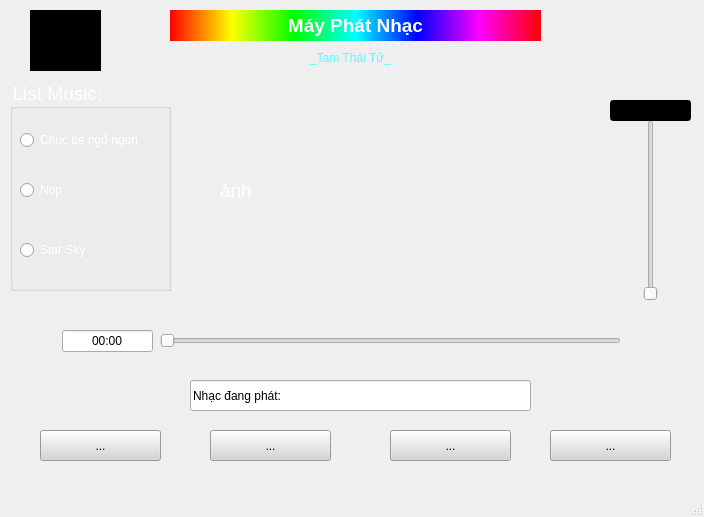
<?xml version="1.0" encoding="UTF-8"?>
<ui version="4.0">
 <class>MainWindow</class>
 <widget class="QMainWindow" name="MainWindow">
  <property name="geometry">
   <rect>
    <x>0</x>
    <y>0</y>
    <width>704</width>
    <height>517</height>
   </rect>
  </property>
  <property name="windowTitle">
   <string>Máy Phát Nhạc</string>
  </property>
  <widget class="QWidget" name="centralwidget">
   <widget class="QLabel" name="label">
    <property name="geometry">
     <rect>
      <x>220</x>
      <y>80</y>
      <width>311</width>
      <height>221</height>
     </rect>
    </property>
    <property name="font">
     <font>
      <pointsize>14</pointsize>
     </font>
    </property>
    <property name="styleSheet">
     <string notr="true">color: rgb(255, 255, 255);</string>
    </property>
    <property name="text">
     <string>ảnh</string>
    </property>
   </widget>
   <widget class="QLineEdit" name="lineEditThongBao">
    <property name="geometry">
     <rect>
      <x>190</x>
      <y>380</y>
      <width>341</width>
      <height>31</height>
     </rect>
    </property>
    <property name="font">
     <font>
      <pointsize>9</pointsize>
     </font>
    </property>
    <property name="text">
     <string>Nhạc đang phát:</string>
    </property>
   </widget>
   <widget class="QSlider" name="verticalSlider">
    <property name="geometry">
     <rect>
      <x>640</x>
      <y>120</y>
      <width>22</width>
      <height>181</height>
     </rect>
    </property>
    <property name="orientation">
     <enum>Qt::Vertical</enum>
    </property>
   </widget>
   <widget class="QGroupBox" name="groupBox">
    <property name="geometry">
     <rect>
      <x>10</x>
      <y>80</y>
      <width>161</width>
      <height>211</height>
     </rect>
    </property>
    <property name="font">
     <font>
      <pointsize>14</pointsize>
     </font>
    </property>
    <property name="styleSheet">
     <string notr="true">color: rgb(255, 255, 255);</string>
    </property>
    <property name="title">
     <string>List Music:</string>
    </property>
    <widget class="QRadioButton" name="radioButtonBai1">
     <property name="geometry">
      <rect>
       <x>10</x>
       <y>50</y>
       <width>141</width>
       <height>20</height>
      </rect>
     </property>
     <property name="font">
      <font>
       <pointsize>9</pointsize>
      </font>
     </property>
     <property name="styleSheet">
      <string notr="true">color: rgb(255, 255, 255);</string>
     </property>
     <property name="text">
      <string>Chúc bé ngủ ngon</string>
     </property>
    </widget>
    <widget class="QRadioButton" name="radioButtonBai2">
     <property name="geometry">
      <rect>
       <x>10</x>
       <y>100</y>
       <width>95</width>
       <height>20</height>
      </rect>
     </property>
     <property name="font">
      <font>
       <pointsize>9</pointsize>
      </font>
     </property>
     <property name="styleSheet">
      <string notr="true">color: rgb(255, 255, 255);</string>
     </property>
     <property name="text">
      <string>Nop</string>
     </property>
    </widget>
    <widget class="QRadioButton" name="radioButtonBai3">
     <property name="geometry">
      <rect>
       <x>10</x>
       <y>160</y>
       <width>95</width>
       <height>20</height>
      </rect>
     </property>
     <property name="font">
      <font>
       <pointsize>9</pointsize>
      </font>
     </property>
     <property name="styleSheet">
      <string notr="true">color: rgb(255, 255, 255);</string>
     </property>
     <property name="text">
      <string>Star Sky</string>
     </property>
    </widget>
   </widget>
   <widget class="QLabel" name="label_2">
    <property name="geometry">
     <rect>
      <x>170</x>
      <y>10</y>
      <width>371</width>
      <height>31</height>
     </rect>
    </property>
    <property name="font">
     <font>
      <pointsize>14</pointsize>
      <weight>75</weight>
      <bold>true</bold>
     </font>
    </property>
    <property name="styleSheet">
     <string notr="true">background-color: qlineargradient(spread:pad, x1:0, y1:0, x2:1, y2:0, stop:0 rgba(255, 0, 0, 255), stop:0.166 rgba(255, 255, 0, 255), stop:0.333 rgba(0, 255, 0, 255), stop:0.5 rgba(0, 255, 255, 255), stop:0.666 rgba(0, 0, 255, 255), stop:0.833 rgba(255, 0, 255, 255), stop:1 rgba(255, 0, 0, 255));
color: rgb(255, 255, 255);</string>
    </property>
    <property name="text">
     <string>Máy Phát Nhạc</string>
    </property>
    <property name="alignment">
     <set>Qt::AlignCenter</set>
    </property>
   </widget>
   <widget class="QLineEdit" name="lineEditVolume">
    <property name="geometry">
     <rect>
      <x>610</x>
      <y>100</y>
      <width>81</width>
      <height>21</height>
     </rect>
    </property>
    <property name="styleSheet">
     <string notr="true">background-color: rgb(0, 0, 0);
color: rgb(255, 255, 255);</string>
    </property>
    <property name="alignment">
     <set>Qt::AlignCenter</set>
    </property>
   </widget>
   <widget class="QSlider" name="horizontalSlider">
    <property name="geometry">
     <rect>
      <x>160</x>
      <y>330</y>
      <width>461</width>
      <height>22</height>
     </rect>
    </property>
    <property name="orientation">
     <enum>Qt::Horizontal</enum>
    </property>
   </widget>
   <widget class="QLineEdit" name="lineEditTime">
    <property name="geometry">
     <rect>
      <x>62</x>
      <y>330</y>
      <width>91</width>
      <height>22</height>
     </rect>
    </property>
    <property name="text">
     <string>00:00</string>
    </property>
    <property name="alignment">
     <set>Qt::AlignCenter</set>
    </property>
   </widget>
   <widget class="QToolButton" name="toolButtonPlay">
    <property name="geometry">
     <rect>
      <x>40</x>
      <y>430</y>
      <width>121</width>
      <height>31</height>
     </rect>
    </property>
    <property name="styleSheet">
     <string notr="true">background-color: rgb(213, 213, 213);</string>
    </property>
    <property name="text">
     <string>...</string>
    </property>
    <property name="icon">
     <iconset>
      <normaloff>C:/Users/kien0/OneDrive - zxcvb/Pictures/Templates/PlayMusic.png</normaloff>C:/Users/kien0/OneDrive - zxcvb/Pictures/Templates/PlayMusic.png</iconset>
    </property>
   </widget>
   <widget class="QToolButton" name="toolButtonStop">
    <property name="geometry">
     <rect>
      <x>210</x>
      <y>430</y>
      <width>121</width>
      <height>31</height>
     </rect>
    </property>
    <property name="styleSheet">
     <string notr="true">background-color: rgb(213, 213, 213);</string>
    </property>
    <property name="text">
     <string>...</string>
    </property>
    <property name="icon">
     <iconset>
      <normaloff>C:/Users/kien0/OneDrive - zxcvb/Pictures/Templates/StopMusic.png</normaloff>C:/Users/kien0/OneDrive - zxcvb/Pictures/Templates/StopMusic.png</iconset>
    </property>
   </widget>
   <widget class="QToolButton" name="toolButtonPrevious">
    <property name="geometry">
     <rect>
      <x>390</x>
      <y>430</y>
      <width>121</width>
      <height>31</height>
     </rect>
    </property>
    <property name="styleSheet">
     <string notr="true">background-color: rgb(213, 213, 213);</string>
    </property>
    <property name="text">
     <string>...</string>
    </property>
    <property name="icon">
     <iconset>
      <normaloff>C:/Users/kien0/OneDrive - zxcvb/Pictures/Templates/Previous.png</normaloff>C:/Users/kien0/OneDrive - zxcvb/Pictures/Templates/Previous.png</iconset>
    </property>
   </widget>
   <widget class="QToolButton" name="toolButtonNext">
    <property name="geometry">
     <rect>
      <x>550</x>
      <y>430</y>
      <width>121</width>
      <height>31</height>
     </rect>
    </property>
    <property name="styleSheet">
     <string notr="true">background-color: rgb(213, 213, 213);</string>
    </property>
    <property name="text">
     <string>...</string>
    </property>
    <property name="icon">
     <iconset>
      <normaloff>C:/Users/kien0/OneDrive - zxcvb/Pictures/Templates/Next.png</normaloff>C:/Users/kien0/OneDrive - zxcvb/Pictures/Templates/Next.png</iconset>
    </property>
   </widget>
   <widget class="QLabel" name="label_3">
    <property name="geometry">
     <rect>
      <x>4</x>
      <y>-5</y>
      <width>701</width>
      <height>471</height>
     </rect>
    </property>
    <property name="text">
     <string/>
    </property>
    <property name="pixmap">
     <pixmap>C:/Users/kien0/OneDrive - zxcvb/Pictures/Templates/NenNhac.jpg</pixmap>
    </property>
    <property name="scaledContents">
     <bool>true</bool>
    </property>
   </widget>
   <widget class="QLabel" name="label_4">
    <property name="geometry">
     <rect>
      <x>30</x>
      <y>10</y>
      <width>71</width>
      <height>61</height>
     </rect>
    </property>
    <property name="styleSheet">
     <string notr="true">background-color: rgb(0, 0, 0);</string>
    </property>
    <property name="text">
     <string/>
    </property>
    <property name="pixmap">
     <pixmap>C:/Users/kien0/OneDrive - zxcvb/Pictures/Templates/TamThaiTu.jpg</pixmap>
    </property>
    <property name="scaledContents">
     <bool>true</bool>
    </property>
   </widget>
   <widget class="QLabel" name="label_5">
    <property name="geometry">
     <rect>
      <x>290</x>
      <y>50</y>
      <width>121</width>
      <height>16</height>
     </rect>
    </property>
    <property name="styleSheet">
     <string notr="true">color: rgb(85, 255, 255);</string>
    </property>
    <property name="text">
     <string>_Tam Thái Tử_</string>
    </property>
    <property name="alignment">
     <set>Qt::AlignCenter</set>
    </property>
   </widget>
   <zorder>label_3</zorder>
   <zorder>label</zorder>
   <zorder>lineEditThongBao</zorder>
   <zorder>verticalSlider</zorder>
   <zorder>groupBox</zorder>
   <zorder>label_2</zorder>
   <zorder>lineEditVolume</zorder>
   <zorder>horizontalSlider</zorder>
   <zorder>lineEditTime</zorder>
   <zorder>toolButtonPlay</zorder>
   <zorder>toolButtonStop</zorder>
   <zorder>toolButtonPrevious</zorder>
   <zorder>toolButtonNext</zorder>
   <zorder>label_4</zorder>
   <zorder>label_5</zorder>
  </widget>
  <widget class="QMenuBar" name="menubar">
   <property name="geometry">
    <rect>
     <x>0</x>
     <y>0</y>
     <width>704</width>
     <height>26</height>
    </rect>
   </property>
  </widget>
  <widget class="QStatusBar" name="statusbar"/>
 </widget>
 <resources/>
 <connections/>
</ui>
